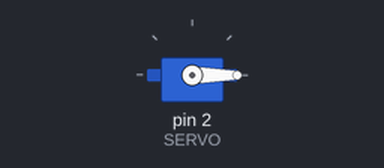
A sketch run on a simulated Arduino Uno, built with avr-gcc and run on an emulated ATmega328P. Parts: servo.

Above: at 0.05 s.
Timing chart, 0 to 4.6 s (numbered marks = the images above):
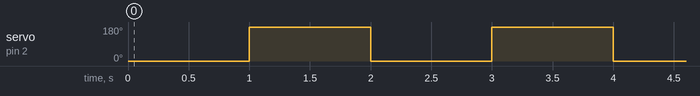

Measured:
- by itself, servo on pin 2 (SERVO): alternates 180° for 1.0 s and 0° for 1.0 s

The sketch:

teste-servo.ino
```cpp
#include <Servo.h>

#define SERVO 2

Servo s; // Variável Servo
int pos; // Posição Servo

void setup ()
{
    s.attach(SERVO);
    Serial.begin(9600);
    s.write(0); // Inicia motor posição zero
}

void loop()
{
    s.write(0);
    delay(1000);
    s.write(180);
    delay(1000);
}
```
